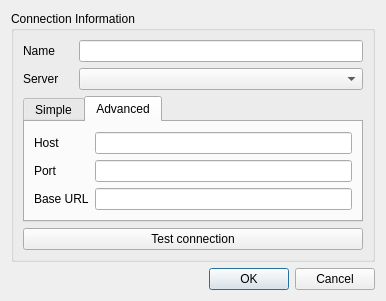
<?xml version="1.0" encoding="UTF-8"?>
<ui version="4.0">
 <class>GraphiumQGISConnectionDialog</class>
 <widget class="QDialog" name="GraphiumQGISConnectionDialog">
  <property name="geometry">
   <rect>
    <x>0</x>
    <y>0</y>
    <width>386</width>
    <height>288</height>
   </rect>
  </property>
  <property name="windowTitle">
   <string>Connection - Graphium</string>
  </property>
  <layout class="QVBoxLayout" name="verticalLayout_2">
   <item>
    <widget class="QGroupBox" name="groupBox">
     <property name="title">
      <string>Connection Information</string>
     </property>
     <property name="flat">
      <bool>false</bool>
     </property>
     <property name="checkable">
      <bool>false</bool>
     </property>
     <layout class="QVBoxLayout" name="verticalLayout_3">
      <item>
       <layout class="QGridLayout" name="gridLayout_4">
        <item row="0" column="1">
         <widget class="QLineEdit" name="txtName"/>
        </item>
        <item row="0" column="0">
         <widget class="QLabel" name="label_3">
          <property name="sizePolicy">
           <sizepolicy hsizetype="Fixed" vsizetype="Preferred">
            <horstretch>0</horstretch>
            <verstretch>0</verstretch>
           </sizepolicy>
          </property>
          <property name="minimumSize">
           <size>
            <width>50</width>
            <height>0</height>
           </size>
          </property>
          <property name="text">
           <string>Name</string>
          </property>
         </widget>
        </item>
        <item row="1" column="1">
         <widget class="QComboBox" name="cboServer">
          <property name="sizePolicy">
           <sizepolicy hsizetype="Expanding" vsizetype="Preferred">
            <horstretch>0</horstretch>
            <verstretch>0</verstretch>
           </sizepolicy>
          </property>
         </widget>
        </item>
        <item row="1" column="0">
         <widget class="QLabel" name="lblServer">
          <property name="minimumSize">
           <size>
            <width>50</width>
            <height>0</height>
           </size>
          </property>
          <property name="text">
           <string>Server</string>
          </property>
         </widget>
        </item>
       </layout>
      </item>
      <item>
       <widget class="QTabWidget" name="tabWidgetConnection">
        <property name="minimumSize">
         <size>
          <width>0</width>
          <height>0</height>
         </size>
        </property>
        <property name="currentIndex">
         <number>1</number>
        </property>
        <widget class="QWidget" name="tabSimple">
         <attribute name="title">
          <string>Simple</string>
         </attribute>
         <layout class="QHBoxLayout" name="horizontalLayout">
          <item>
           <layout class="QGridLayout" name="gridLayout">
            <item row="0" column="1">
             <widget class="QLineEdit" name="txtSimpleUrl"/>
            </item>
            <item row="0" column="0">
             <widget class="QLabel" name="lblSimpleUrl">
              <property name="minimumSize">
               <size>
                <width>50</width>
                <height>0</height>
               </size>
              </property>
              <property name="text">
               <string>URL</string>
              </property>
             </widget>
            </item>
            <item row="1" column="1">
             <spacer name="verticalSpacer_2">
              <property name="orientation">
               <enum>Qt::Vertical</enum>
              </property>
              <property name="sizeHint" stdset="0">
               <size>
                <width>20</width>
                <height>40</height>
               </size>
              </property>
             </spacer>
            </item>
           </layout>
          </item>
         </layout>
        </widget>
        <widget class="QWidget" name="tabAdvanced">
         <attribute name="title">
          <string>Advanced</string>
         </attribute>
         <layout class="QGridLayout" name="gridLayout_3">
          <item row="0" column="0">
           <layout class="QGridLayout" name="gridLayout_2">
            <item row="1" column="2">
             <widget class="QLineEdit" name="txtHost"/>
            </item>
            <item row="1" column="0">
             <widget class="QLabel" name="lblHost">
              <property name="minimumSize">
               <size>
                <width>50</width>
                <height>0</height>
               </size>
              </property>
              <property name="text">
               <string>Host</string>
              </property>
             </widget>
            </item>
            <item row="2" column="2">
             <widget class="QLineEdit" name="txtPort"/>
            </item>
            <item row="2" column="0">
             <widget class="QLabel" name="lblPort">
              <property name="minimumSize">
               <size>
                <width>50</width>
                <height>0</height>
               </size>
              </property>
              <property name="text">
               <string>Port</string>
              </property>
             </widget>
            </item>
            <item row="3" column="0">
             <widget class="QLabel" name="lblBaseUrl">
              <property name="minimumSize">
               <size>
                <width>50</width>
                <height>0</height>
               </size>
              </property>
              <property name="text">
               <string>Base URL</string>
              </property>
             </widget>
            </item>
            <item row="3" column="2">
             <widget class="QLineEdit" name="txtBaseUrl"/>
            </item>
           </layout>
          </item>
         </layout>
        </widget>
       </widget>
      </item>
      <item>
       <widget class="QPushButton" name="btnConnect">
        <property name="text">
         <string>Test connection</string>
        </property>
       </widget>
      </item>
     </layout>
    </widget>
   </item>
   <item>
    <spacer name="verticalSpacer">
     <property name="orientation">
      <enum>Qt::Vertical</enum>
     </property>
     <property name="sizeHint" stdset="0">
      <size>
       <width>20</width>
       <height>40</height>
      </size>
     </property>
    </spacer>
   </item>
   <item>
    <widget class="QDialogButtonBox" name="buttonBox">
     <property name="orientation">
      <enum>Qt::Horizontal</enum>
     </property>
     <property name="standardButtons">
      <set>QDialogButtonBox::Cancel|QDialogButtonBox::Ok</set>
     </property>
    </widget>
   </item>
  </layout>
 </widget>
 <resources/>
 <connections>
  <connection>
   <sender>buttonBox</sender>
   <signal>accepted()</signal>
   <receiver>GraphiumQGISConnectionDialog</receiver>
   <slot>accept()</slot>
   <hints>
    <hint type="sourcelabel">
     <x>248</x>
     <y>254</y>
    </hint>
    <hint type="destinationlabel">
     <x>157</x>
     <y>274</y>
    </hint>
   </hints>
  </connection>
  <connection>
   <sender>buttonBox</sender>
   <signal>rejected()</signal>
   <receiver>GraphiumQGISConnectionDialog</receiver>
   <slot>reject()</slot>
   <hints>
    <hint type="sourcelabel">
     <x>316</x>
     <y>260</y>
    </hint>
    <hint type="destinationlabel">
     <x>286</x>
     <y>274</y>
    </hint>
   </hints>
  </connection>
 </connections>
</ui>
